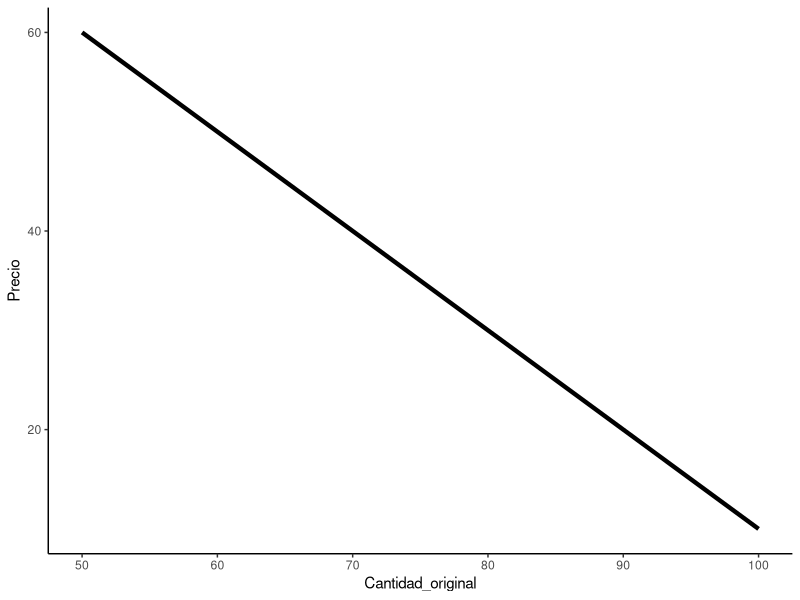

This figure's R source: (Note: this script raises an error after producing the figure.)
#-----------------------------
#------Macroeconomía---------
#-----------------------------

library(tidyverse)

#Actividad 1 
{
#`Ocurre un...`s en la demanda y la oferta

Precio <- c(10, 20, 30, 40, 50, 60)
Cantidad_original <- c(100, 90, 80, 70, 60, 50)
Demanda <- data.frame(Precio, Cantidad_original)

ggplot() + 
  geom_line(aes(x=Cantidad_original, y=Precio), color="black", size=1.5) + 
  theme_classic()

}

# Gráficas incisos a) al d)
{
  
Incremento_Bien_normal <- Cantidad_original+10
Incremento_Bien_inferior <- Cantidad_original-10
Decremento_Bien_normal <- Incremento_Bien_inferior
Decremento_Bien_inferior <- Incremento_Bien_normal

Demanda <- data.frame(Precio, Cantidad_original, Incremento_Bien_normal,
                      Incremento_Bien_inferior, Decremento_Bien_normal,
                      Decremento_Bien_inferior)
    
Demanda_1 <- Demanda %>% gather(key="Ocurre un...",value = "Cantidad_original",-Precio)


ggplot(Demanda_1, aes(x = Cantidad_original, y = Precio, group = `Ocurre un...`)) +
  geom_line(aes(color = `Ocurre un...`, linetype = `Ocurre un...`), size = 1.5) +
  theme(axis.text.x = element_text(angle = 90)) +
  theme_classic() +
  labs(title = "Movimientos en la demanda",
       subtitle = "Variación por unidad",
       x = "Cantidad", y = "Precio",
       caption = "Fuente: Elaboración propia con datos propios") +
  theme(plot.title = element_text(hjust = 0.5, face = "bold", size = 18),
        plot.caption = element_text(hjust = 0, face = "bold", size = 10),
        plot.subtitle = element_text(hjust = 0.5, face = "bold", size = 12),
        axis.text.x = element_text(angle = 90, vjust = 0.5, hjust = 1)) +
  scale_color_manual(values = c("blue", "orange", "green", "purple", "red")) +
  scale_linetype_manual(values = c("solid", "solid", "solid", "dashed", "dashed"))

kable(Demanda) %>% 
  kable_styling("striped", full_width = F) %>% 
  row_spec(1:6, bold=F, background = "turquoise") %>% 
  column_spec(1, bold=T, background = "white") 
  

}

# Gráficas incisos e) al h)
{
  
Incremento_precio_bien_sustituto <- Cantidad_original+10
Incremento_precio_bien_complementario <- Cantidad_original-10
Decremento_precio_bien_sustituto <- Incremento_precio_bien_complementario
Decremento_precio_bien_complementario <- Incremento_precio_bien_sustituto

Demanda <- data.frame(Precio, Cantidad_original, 
                      Incremento_precio_bien_sustituto,
                      Incremento_precio_bien_complementario, 
                      Decremento_precio_bien_sustituto,
                      Decremento_precio_bien_complementario)

Demanda_2 <- Demanda %>% gather(key="Ocurre un...",value = "Cantidad_original",-Precio)


ggplot(Demanda_2, aes(x = Cantidad_original, y = Precio, group = `Ocurre un...`)) +
  geom_line(aes(color = `Ocurre un...`, linetype = `Ocurre un...`), size = 1.5) +
  theme(axis.text.x = element_text(angle = 90)) +
  theme_classic() +
  labs(title = "Movimientos en la demanda",
       subtitle = "Variación por unidad",
       x = "Cantidad", y = "Precio",
       caption = "Fuente: Elaboración propia con datos propios") +
  theme(plot.title = element_text(hjust = 0.5, face = "bold", size = 18),
        plot.caption = element_text(hjust = 0, face = "bold", size = 10),
        plot.subtitle = element_text(hjust = 0.5, face = "bold", size = 12),
        axis.text.x = element_text(angle = 90, vjust = 0.5, hjust = 1)) +
  scale_color_manual(values = c("grey59", "darkorchid", "green", "cornflowerblue", "#FF69B4")) +
  scale_linetype_manual(values = c("solid", "solid", "solid", "dashed", "dashed"))


kable(Demanda) %>% 
  kable_styling("striped", full_width = F) %>% 
  row_spec(1:6, bold=F, background = "coral") %>% 
  column_spec(1, bold=T, background = "white")  

  
}




